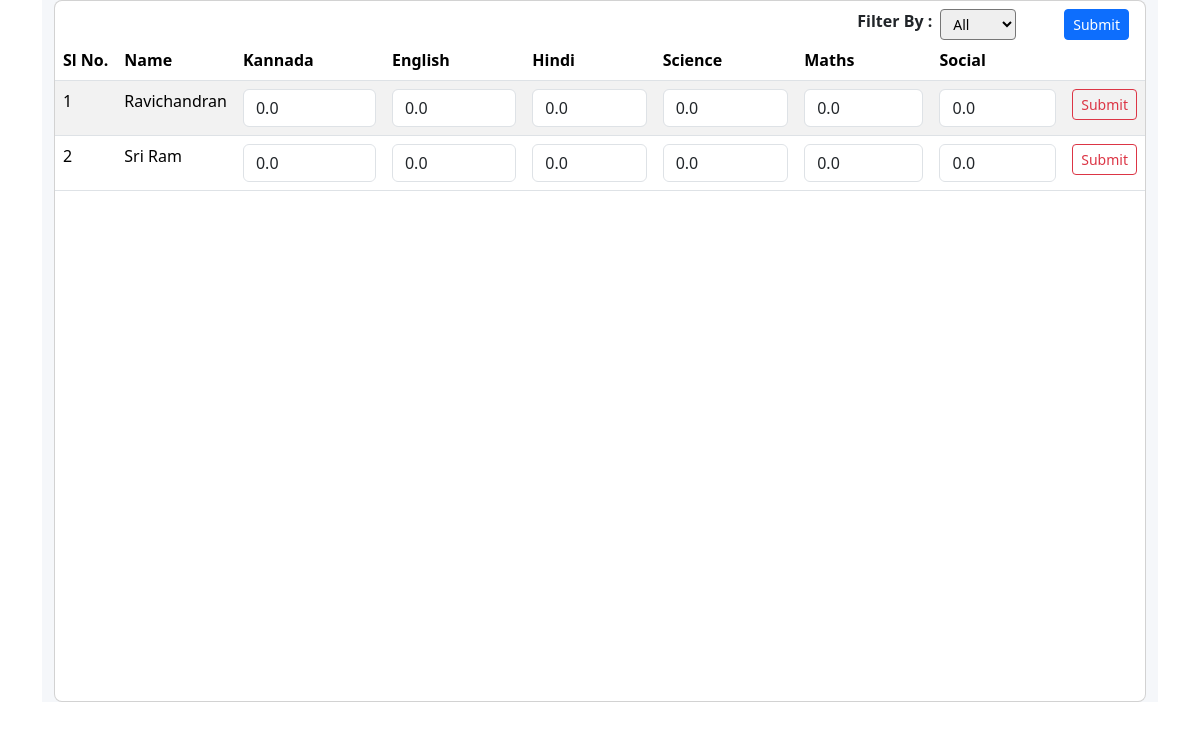
The app's page /upload-marks/78 with its own data.
### schoolapp/models.py (models this page shows, shortened)
class BasicInfo(models.Model):
    created_at = models.DateTimeField(auto_now_add=True)
    updated_at = models.DateTimeField(auto_now=True)

class TestMarks(BasicInfo):
    test_obj = models.ForeignKey(Test,on_delete=models.CASCADE)
    test_id = models.IntegerField()
    student = models.ForeignKey(StudentDetails,on_delete=models.CASCADE )
    kannada = models.FloatField(default=0)
    english = models.FloatField(default=0)
    hindi = models.FloatField(default=0)
    science = models.FloatField(default=0)
    maths = models.FloatField(default=0)
    social = models.FloatField(default=0)
    total_scored_marks = models.FloatField(default=0)
    total_marks = models.IntegerField(default=0)
    is_pass = models.BooleanField(default=False)

class StudentDetails(models.Model):
    user_id = models.IntegerField(blank = True, null=True)
    profile_image = models.ImageField(upload_to='media/profile',blank=True,null=True)
    student = models.OneToOneField(User, on_delete=models.CASCADE)
    full_name = models.CharField(max_length=100)
    roll_no = models.CharField(max_length=100)
    stu_class = models.IntegerField()
    date_of_birth = models.DateField( blank=True, null=True)
    gender = models.CharField(max_length=10,blank=True, null=True)
    street = models.CharField(max_length=100, blank=True, null=True )
    city = models.CharField(max_length=50, blank=True, null=True )
    state = models.CharField(max_length=50, blank=True, null=True )
    zip_code = models.CharField(max_length=10, blank=True, null=True )
    phone_number = models.CharField(max_length=15, blank=True, null=True )
    email = models.EmailField(blank=True, null=True )
    father_name = models.CharField(max_length=50, blank=True, null=True )
    father_contact = models.CharField(max_length=15, blank=True, null=True )
    mother_name = models.CharField(max_length=50, blank=True, null=True )
    mother_contact = models.CharField(max_length=15, blank=True, null=True )# Contact Information
    phone_number = models.CharField(max_length=15, blank=True, null=True)
    email = models.EmailField(blank=True, null=True)
    father_name = models.CharField(max_length=50, blank=True, null=True)
    father_contact = models.CharField(max_length=15, blank=True, null=True)
    mother_name = models.CharField(max_length=50, blank=True, null=True)
    mother_contact = models.CharField(max_length=15, blank=True, null=True)
    def __str__(self):
        return str(self.full_name)

### schoolapp/views.py (the view)
# urls.py: path("upload-marks/<int:id>",views.upload_marks,name="upload_marks"),
def upload_marks(request,id):
    test_marks_list = TestMarks.objects.filter(test_id=id)
    context = {
        'test_marks_list' : test_marks_list
    }
    return render(request,"upload-marks.html",context=context)

### templates/upload-marks.html (shortened to what this page needs)
{% extends "base.html" %}
{% load static %}
{% block body %}
<div class="container-fluid container-md">
    <section class="intro">
        <div class="bg-image h-100" style="background-color: #f5f7fa;">
            <div class="mask d-flex align-items-center h-100">
                <div class="container">
                    <div class="row justify-content-center">
                        <div class="col-12">
                            <div class="card">
                                <div class="card-body p-0">
                                    <div class="table-responsive table-scroll" data-mdb-perfect-scrollbar="true"
                                        style="position: relative; height: 700px">
                                        <table class="table table-striped table-hover mb-0">
                                            <div class="d-flex justify-content-md-end mt-2">
                                                <div class="d-md-flex me-3 ms-2">
                                                    <form class="" method="post" action="">
                                                        <label class="fw-semibold me-2 ms-md-5 mt-2 mt-md-0">Filter By :
                                                        </label>
                                                        <select name="filter-order" id="" class="form-select-sm">
                                                            <option value="all">All</option>
                                                        </select>
                                                        <button type="submit"
                                                            class="btn btn-sm btn-primary ms-5">Submit</button>
                                                    </form>
                                                </div>
                                            </div>
                                            <thead>
                                                <tr>
                                                    <th>Sl No.</th>
                                                    <th scope="col">Name</th>
                                                    <th scope="col">Kannada</th>
                                                    <th scope="col">English</th>
                                                    <th scope="col">Hindi</th>
                                                    <th scope="col">Science</th>
                                                    <th scope="col">Maths</th>
                                                    <th scope="col">Social</th>
                                                    <th scope="col"></th>
                                                </tr>
                                            </thead>
                                            <tbody>
                                                {% for test_marks in test_marks_list %}
                                                <tr>
                                                    <td scope="col">{{forloop.counter}}</td>
                                                    <td scope="col">{{test_marks.student}}</td>
                                                    <form action="{% url 'update_marks' test_marks.id  %}" method="post">
                                                        <td><input type="number" class="form-control" scope="col" name="kannada_marks" value="{{test_marks.kannada}}"></td>
                                                        <td><input type="number" class="form-control" scope="col" name="english_marks" value="{{test_marks.english}}"></td>
                                                        <td><input type="number" class="form-control" scope="col" name="hindi_marks" value="{{test_marks.hindi}}"></td>
                                                        <td><input type="number" class="form-control" scope="col" name="science_marks" value="{{test_marks.science}}"></td>
                                                        <td><input type="number" class="form-control" scope="col" name="maths_marks" value="{{test_marks.maths}}"></td>
                                                        <td><input type="number" class="form-control" scope="col" name="social_marks" value="{{test_marks.social}}"></td>
                                                    <td>
                                                        <button type="submit" class="btn btn-outline-danger btn-sm">Submit</button>
                                                    </td>
                                                </form>
                                                </tr>
                                                {% endfor %}
                                            </tbody>
                                        </table>
                                    </div>
                                </div>
                            </div>
                        </div>
                    </div>
                </div>
            </div>
        </div>
    </section>
</div>
{% endblock %}

### templates/upload-marks.html (style rules this page uses)
html, body, .intro { height: 100%; }
table td, table th { text-overflow: ellipsis; white-space: nowrap; overflow: hidden; }
thead th { color: #fff; }
.card { border-radius: .5rem; }
.table-scroll { border-radius: .5rem; }
.table-scroll table thead th { font-size: 1rem; }
thead { top: 0; position: sticky; }
tr { background-image: linear-gradient(to left, #fa9d95, #fd5954) !important; }

### templates/base.html (style rules this page uses)
* { margin: 0; padding: 0; text-decoration: none; }
:root { --accent-color: #fff; --gradient-color: #FBFBFB; }
body { margin: 0 !important; padding: 0 !important; }

### records on screen
TestMarks: student "Ravichandran", kannada_marks "0.0", english_marks "0.0", hindi_marks "0.0", science_marks "0.0", maths_marks "0.0", social_marks "0.0"
TestMarks: student "Sri Ram", kannada_marks "0.0", english_marks "0.0", hindi_marks "0.0", science_marks "0.0", maths_marks "0.0", social_marks "0.0"
